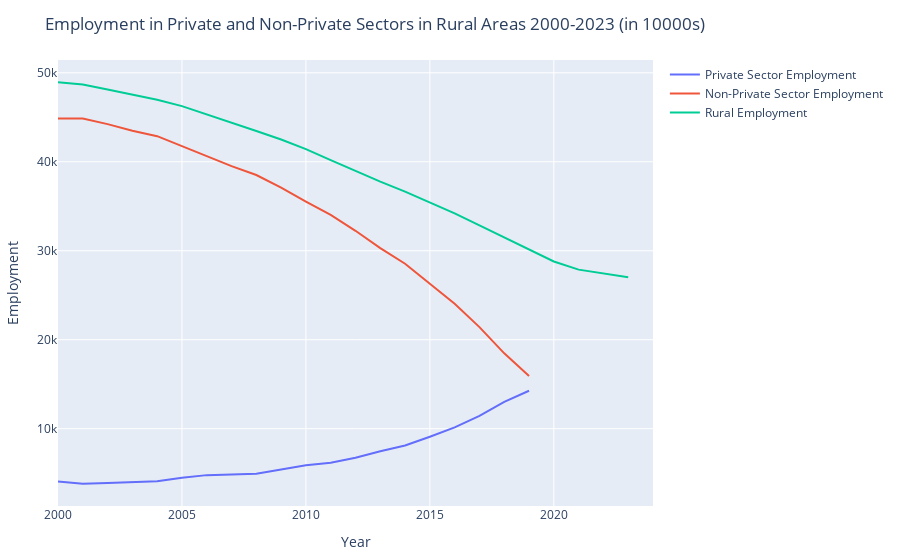

Notebook code for this chart:
### Code cell
#Comparing Private and Non-Private Sector Employment in Rural Areas
df_overview."Rural Private Sector Employment" = df_overview."Employed by Private Enterprises in Rural Areas" .+ df_overview."Self-Employed in Rural Areas"
df_overview."Rural Non-Private Sector Employment" = df_overview."Rural Employed Persons" .- df_overview."Rural Private Sector Employment"
private_rural_line = PlotlyJS.scatter(
    x = df_overview."Year",
    y = df_overview."Rural Private Sector Employment",
    mode = "lines",
    name = "Private Sector Employment",
    yaxis = "y"   # primary y-axis
)
non_private_rural_line = PlotlyJS.scatter(
    x = df_overview."Year",
    y = df_overview."Rural Non-Private Sector Employment",
    mode = "lines",
    name = "Non-Private Sector Employment",
    yaxis = "y"   # primary y-axis
)
layout6 = PlotlyJS.Layout(
    title = "Employment in Private and Non-Private Sectors in Rural Areas 2000-2023 (in 10000s)",
    xaxis = PlotlyJS.attr(title = "Year"),
    yaxis = PlotlyJS.attr(title = "Employment"),
)
display(PlotlyJS.plot([private_rural_line, non_private_rural_line, rural_line], layout6))

### Figure 1 — Plotly figure (JSON) as saved in the notebook; plotly's stock layout.template omitted (floating-point values rounded to 4 significant figures)
{"data": [{"mode": "lines", "name": "Private Sector Employment", "type": "scatter", "x": [2000, 2001, 2002, 2003, 2004, 2005, 2006, 2007, 2008, 2009, 2010, 2011, 2012, 2013, 2014, 2015, 2016, 2017, 2018, 2019, 2020, 2021, 2022, 2023, 2024], "y": [4073, 3816, 3885, 4014, 4090, 4489, 4779, 4859, 4947, 5404, 5887, 6160, 6725, 7472, 8108, 9097, 10149, 11432, 13021, 14267, null, null, null, null, null], "yaxis": "y"}, {"mode": "lines", "name": "Non-Private Sector Employment", "type": "scatter", "x": [2000, 2001, 2002, 2003, 2004, 2005, 2006, 2007, 2008, 2009, 2010, 2011, 2012, 2013, 2014, 2015, 2016, 2017, 2018, 2019, 2020, 2021, 2022, 2023, 2024], "y": [44861, 44858, 44236, 43492, 42881, 41769, 40569, 39509, 38514, 37102, 35531, 34033, 32242, 30302, 28538, 26307, 24045, 21418, 18469, 15931, null, null, null, null, null], "yaxis": "y"}, {"mode": "lines", "name": "Rural Employment", "type": "scatter", "x": [2000, 2001, 2002, 2003, 2004, 2005, 2006, 2007, 2008, 2009, 2010, 2011, 2012, 2013, 2014, 2015, 2016, 2017, 2018, 2019, 2020, 2021, 2022, 2023, 2024], "y": [48934, 48674, 48121, 47506, 46971, 46258, 45348, 44368, 43461, 42506, 41418, 40193, 38967, 37774, 36646, 35404, 34194, 32850, 31490, 30198, 28793, 27879, 27420, 27009, null], "yaxis": "y"}], "layout": {"margin": {"b": 50, "l": 50, "r": 50, "t": 60}, "title": "Employment in Private and Non-Private Sectors in Rural Areas 2000-2023 (in 10000s)", "xaxis": {"title": "Year"}, "yaxis": {"title": "Employment"}}}
